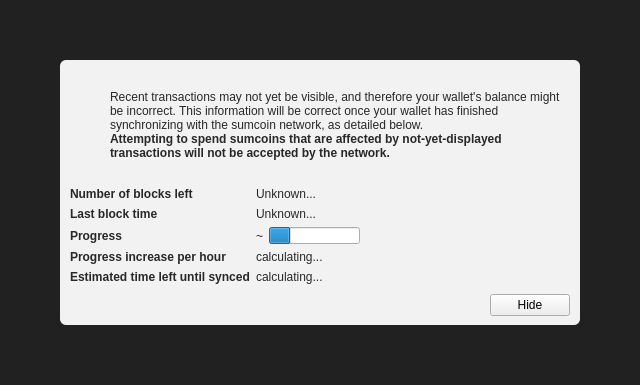
<?xml version="1.0" encoding="UTF-8"?>
<ui version="4.0">
 <class>ModalOverlay</class>
 <widget class="ModalOverlay" name="ModalOverlay">
  <property name="geometry">
   <rect>
    <x>0</x>
    <y>0</y>
    <width>640</width>
    <height>385</height>
   </rect>
  </property>
  <property name="windowTitle">
   <string>Form</string>
  </property>
  <layout class="QVBoxLayout" name="verticalLayout" stretch="0">
   <property name="sizeConstraint">
    <enum>QLayout::SetDefaultConstraint</enum>
   </property>
   <property name="leftMargin">
    <number>0</number>
   </property>
   <property name="topMargin">
    <number>0</number>
   </property>
   <property name="rightMargin">
    <number>0</number>
   </property>
   <property name="bottomMargin">
    <number>0</number>
   </property>
   <item>
    <widget class="QWidget" name="bgWidget" native="true">
     <property name="styleSheet">
      <string notr="true">#bgWidget { background: rgba(0,0,0,220); }</string>
     </property>
     <layout class="QVBoxLayout" name="verticalLayoutMain" stretch="1">
      <property name="leftMargin">
       <number>60</number>
      </property>
      <property name="topMargin">
       <number>60</number>
      </property>
      <property name="rightMargin">
       <number>60</number>
      </property>
      <property name="bottomMargin">
       <number>60</number>
      </property>
      <item>
       <widget class="QWidget" name="contentWidget" native="true">
        <property name="styleSheet">
         <string notr="true">#contentWidget { background: rgba(255,255,255,240); border-radius: 6px; }

QLabel { color: rgb(40,40,40);  }</string>
        </property>
        <layout class="QVBoxLayout" name="verticalLayoutSub" stretch="1,0,0,0">
         <property name="spacing">
          <number>0</number>
         </property>
         <property name="leftMargin">
          <number>10</number>
         </property>
         <property name="topMargin">
          <number>10</number>
         </property>
         <property name="rightMargin">
          <number>10</number>
         </property>
         <property name="bottomMargin">
          <number>10</number>
         </property>
         <item>
          <layout class="QHBoxLayout" name="horizontalLayoutIconText" stretch="0,1">
           <property name="topMargin">
            <number>20</number>
           </property>
           <item>
            <layout class="QVBoxLayout" name="verticalLayoutIcon">
             <property name="leftMargin">
              <number>0</number>
             </property>
             <item>
              <widget class="QPushButton" name="warningIcon">
               <property name="enabled">
                <bool>false</bool>
               </property>
               <property name="text">
                <string/>
               </property>
               <property name="icon">
                <iconset>
                 <normaloff>:/icons/warning</normaloff>
                 <disabledoff>:/icons/warning</disabledoff>:/icons/warning</iconset>
               </property>
               <property name="iconSize">
                <size>
                 <width>48</width>
                 <height>48</height>
                </size>
               </property>
               <property name="flat">
                <bool>true</bool>
               </property>
              </widget>
             </item>
             <item>
              <spacer name="verticalSpacerWarningIcon">
               <property name="orientation">
                <enum>Qt::Vertical</enum>
               </property>
               <property name="sizeHint" stdset="0">
                <size>
                 <width>20</width>
                 <height>40</height>
                </size>
               </property>
              </spacer>
             </item>
            </layout>
           </item>
           <item>
            <layout class="QVBoxLayout" name="verticalLayoutInfoText">
             <property name="leftMargin">
              <number>0</number>
             </property>
             <property name="topMargin">
              <number>0</number>
             </property>
             <item>
              <widget class="QLabel" name="infoText">
               <property name="text">
                <string>Recent transactions may not yet be visible, and therefore your wallet's balance might be incorrect. This information will be correct once your wallet has finished synchronizing with the sumcoin network, as detailed below.</string>
               </property>
               <property name="textFormat">
                <enum>Qt::RichText</enum>
               </property>
               <property name="wordWrap">
                <bool>true</bool>
               </property>
              </widget>
             </item>
             <item>
              <widget class="QLabel" name="infoTextStrong">
               <property name="font">
                <font>
                 <weight>75</weight>
                 <bold>true</bold>
                </font>
               </property>
               <property name="text">
                <string>Attempting to spend sumcoins that are affected by not-yet-displayed transactions will not be accepted by the network.</string>
               </property>
               <property name="textFormat">
                <enum>Qt::RichText</enum>
               </property>
               <property name="wordWrap">
                <bool>true</bool>
               </property>
              </widget>
             </item>
             <item>
              <spacer name="verticalSpacerInTextSpace">
               <property name="orientation">
                <enum>Qt::Vertical</enum>
               </property>
               <property name="sizeHint" stdset="0">
                <size>
                 <width>20</width>
                 <height>40</height>
                </size>
               </property>
              </spacer>
             </item>
            </layout>
           </item>
          </layout>
         </item>
         <item>
          <spacer name="verticalSpacerAfterText">
           <property name="orientation">
            <enum>Qt::Vertical</enum>
           </property>
           <property name="sizeHint" stdset="0">
            <size>
             <width>20</width>
             <height>40</height>
            </size>
           </property>
          </spacer>
         </item>
         <item>
          <layout class="QFormLayout" name="formLayout">
           <property name="fieldGrowthPolicy">
            <enum>QFormLayout::FieldsStayAtSizeHint</enum>
           </property>
           <property name="horizontalSpacing">
            <number>6</number>
           </property>
           <property name="verticalSpacing">
            <number>6</number>
           </property>
           <property name="topMargin">
            <number>10</number>
           </property>
           <item row="0" column="0">
            <widget class="QLabel" name="labelNumberOfBlocksLeft">
             <property name="font">
              <font>
               <weight>75</weight>
               <bold>true</bold>
              </font>
             </property>
             <property name="text">
              <string>Number of blocks left</string>
             </property>
            </widget>
           </item>
           <item row="0" column="1">
            <widget class="QLabel" name="numberOfBlocksLeft">
             <property name="text">
              <string>Unknown...</string>
             </property>
            </widget>
           </item>
           <item row="1" column="0">
            <widget class="QLabel" name="labelLastBlockTime">
             <property name="font">
              <font>
               <weight>75</weight>
               <bold>true</bold>
              </font>
             </property>
             <property name="text">
              <string>Last block time</string>
             </property>
            </widget>
           </item>
           <item row="1" column="1">
            <widget class="QLabel" name="newestBlockDate">
             <property name="sizePolicy">
              <sizepolicy hsizetype="Maximum" vsizetype="Preferred">
               <horstretch>0</horstretch>
               <verstretch>0</verstretch>
              </sizepolicy>
             </property>
             <property name="text">
              <string>Unknown...</string>
             </property>
            </widget>
           </item>
           <item row="2" column="0">
            <widget class="QLabel" name="labelSyncDone">
             <property name="font">
              <font>
               <weight>75</weight>
               <bold>true</bold>
              </font>
             </property>
             <property name="text">
              <string>Progress</string>
             </property>
            </widget>
           </item>
           <item row="2" column="1">
            <layout class="QHBoxLayout" name="horizontalLayoutSync" stretch="0,1">
             <item>
              <widget class="QLabel" name="percentageProgress">
               <property name="text">
                <string notr="true">~</string>
               </property>
              </widget>
             </item>
             <item>
              <widget class="QProgressBar" name="progressBar">
               <property name="value">
                <number>24</number>
               </property>
               <property name="format">
                <string/>
               </property>
              </widget>
             </item>
            </layout>
           </item>
           <item row="4" column="0">
            <widget class="QLabel" name="labelProgressIncrease">
             <property name="font">
              <font>
               <weight>75</weight>
               <bold>true</bold>
              </font>
             </property>
             <property name="text">
              <string>Progress increase per hour</string>
             </property>
            </widget>
           </item>
           <item row="4" column="1">
            <widget class="QLabel" name="progressIncreasePerH">
             <property name="text">
              <string>calculating...</string>
             </property>
            </widget>
           </item>
           <item row="5" column="0">
            <widget class="QLabel" name="labelEstimatedTimeLeft">
             <property name="font">
              <font>
               <weight>75</weight>
               <bold>true</bold>
              </font>
             </property>
             <property name="text">
              <string>Estimated time left until synced</string>
             </property>
            </widget>
           </item>
           <item row="5" column="1">
            <widget class="QLabel" name="expectedTimeLeft">
             <property name="text">
              <string>calculating...</string>
             </property>
            </widget>
           </item>
          </layout>
         </item>
         <item>
          <layout class="QHBoxLayout" name="horizontalLayoutButtons">
           <property name="leftMargin">
            <number>10</number>
           </property>
           <property name="topMargin">
            <number>10</number>
           </property>
           <item>
            <spacer name="horizontalSpacer">
             <property name="orientation">
              <enum>Qt::Horizontal</enum>
             </property>
             <property name="sizeHint" stdset="0">
              <size>
               <width>40</width>
               <height>20</height>
              </size>
             </property>
            </spacer>
           </item>
           <item>
            <widget class="QPushButton" name="closeButton">
             <property name="text">
              <string>Hide</string>
             </property>
            </widget>
           </item>
          </layout>
         </item>
        </layout>
       </widget>
      </item>
     </layout>
    </widget>
   </item>
  </layout>
 </widget>
 <customwidgets>
  <customwidget>
   <class>ModalOverlay</class>
   <extends>QWidget</extends>
   <header>modaloverlay.h</header>
   <container>1</container>
  </customwidget>
 </customwidgets>
 <resources/>
 <connections/>
</ui>
